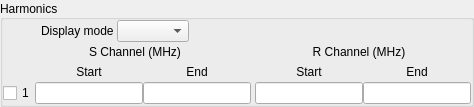
               <widget class="QGroupBox" name="groupBox_settings_harmonics">
                <property name="enabled">
                 <bool>true</bool>
                </property>
                <property name="sizePolicy">
                 <sizepolicy hsizetype="Preferred" vsizetype="Preferred">
                  <horstretch>0</horstretch>
                  <verstretch>0</verstretch>
                 </sizepolicy>
                </property>
                <property name="font">
                 <font>
                  <weight>50</weight>
                  <bold>false</bold>
                 </font>
                </property>
                <property name="title">
                 <string>Harmonics</string>
                </property>
                <property name="alignment">
                 <set>Qt::AlignLeading|Qt::AlignLeft|Qt::AlignVCenter</set>
                </property>
                <property name="flat">
                 <bool>true</bool>
                </property>
                <property name="checkable">
                 <bool>false</bool>
                </property>
                <layout class="QGridLayout" name="gridLayout_5">
                 <property name="leftMargin">
                  <number>0</number>
                 </property>
                 <property name="topMargin">
                  <number>0</number>
                 </property>
                 <property name="rightMargin">
                  <number>0</number>
                 </property>
                 <property name="bottomMargin">
                  <number>0</number>
                 </property>
                 <property name="spacing">
                  <number>0</number>
                 </property>
                 <item row="0" column="0">
                  <layout class="QHBoxLayout" name="horizontalLayout_23">
                   <item>
                    <spacer name="horizontalSpacer_22">
                     <property name="orientation">
                      <enum>Qt::Horizontal</enum>
                     </property>
                     <property name="sizeType">
                      <enum>QSizePolicy::Preferred</enum>
                     </property>
                     <property name="sizeHint" stdset="0">
                      <size>
                       <width>38</width>
                       <height>20</height>
                      </size>
                     </property>
                    </spacer>
                   </item>
                   <item>
                    <widget class="QLabel" name="label_9">
                     <property name="text">
                      <string>Display mode </string>
                     </property>
                     <property name="buddy">
                      <cstring>comboBox_settings_control_dispmode</cstring>
                     </property>
                    </widget>
                   </item>
                   <item>
                    <widget class="QComboBox" name="comboBox_settings_control_dispmode"/>
                   </item>
                   <item>
                    <spacer name="horizontalSpacer_23">
                     <property name="orientation">
                      <enum>Qt::Horizontal</enum>
                     </property>
                     <property name="sizeHint" stdset="0">
                      <size>
                       <width>0</width>
                       <height>20</height>
                      </size>
                     </property>
                    </spacer>
                   </item>
                  </layout>
                 </item>
                 <item row="1" column="0">
                  <layout class="QHBoxLayout" name="horizontalLayout_settings_control_sampref">
                   <property name="spacing">
                    <number>0</number>
                   </property>
                   <item>
                    <spacer name="horizontalSpacer_32">
                     <property name="orientation">
                      <enum>Qt::Horizontal</enum>
                     </property>
                     <property name="sizeType">
                      <enum>QSizePolicy::Fixed</enum>
                     </property>
                     <property name="sizeHint" stdset="0">
                      <size>
                       <width>20</width>
                       <height>20</height>
                      </size>
                     </property>
                    </spacer>
                   </item>
                   <item>
                    <widget class="QLabel" name="label_settings_control_samp">
                     <property name="text">
                      <string>S Channel (MHz)</string>
                     </property>
                     <property name="alignment">
                      <set>Qt::AlignCenter</set>
                     </property>
                    </widget>
                   </item>
                   <item>
                    <widget class="QLabel" name="label_settings_control_ref">
                     <property name="text">
                      <string>R Channel (MHz)</string>
                     </property>
                     <property name="alignment">
                      <set>Qt::AlignCenter</set>
                     </property>
                    </widget>
                   </item>
                  </layout>
                 </item>
                 <item row="3" column="0">
                  <layout class="QGridLayout" name="gridLayout_settings_control_harms">
                   <property name="leftMargin">
                    <number>0</number>
                   </property>
                   <property name="topMargin">
                    <number>0</number>
                   </property>
                   <property name="rightMargin">
                    <number>0</number>
                   </property>
                   <property name="bottomMargin">
                    <number>0</number>
                   </property>
                   <property name="spacing">
                    <number>0</number>
                   </property>
                   <item row="1" column="5">
                    <widget class="QLineEdit" name="lineEdit_endf1_r">
                     <property name="readOnly">
                      <bool>true</bool>
                     </property>
                    </widget>
                   </item>
                   <item row="0" column="1">
                    <widget class="QLabel" name="label_settings_control_label1">
                     <property name="text">
                      <string>Start</string>
                     </property>
                     <property name="alignment">
                      <set>Qt::AlignCenter</set>
                     </property>
                    </widget>
                   </item>
                   <item row="0" column="5">
                    <widget class="QLabel" name="label_settings_control_label2_r">
                     <property name="text">
                      <string>End</string>
                     </property>
                     <property name="alignment">
                      <set>Qt::AlignCenter</set>
                     </property>
                    </widget>
                   </item>
                   <item row="1" column="2">
                    <widget class="QLineEdit" name="lineEdit_endf1">
                     <property name="readOnly">
                      <bool>true</bool>
                     </property>
                    </widget>
                   </item>
                   <item row="1" column="0">
                    <widget class="QCheckBox" name="checkBox_harm1">
                     <property name="sizePolicy">
                      <sizepolicy hsizetype="Preferred" vsizetype="Fixed">
                       <horstretch>0</horstretch>
                       <verstretch>0</verstretch>
                      </sizepolicy>
                     </property>
                     <property name="text">
                      <string>1</string>
                     </property>
                    </widget>
                   </item>
                   <item row="0" column="3">
                    <spacer name="horizontalSpacer_28">
                     <property name="orientation">
                      <enum>Qt::Horizontal</enum>
                     </property>
                     <property name="sizeType">
                      <enum>QSizePolicy::Fixed</enum>
                     </property>
                     <property name="sizeHint" stdset="0">
                      <size>
                       <width>4</width>
                       <height>20</height>
                      </size>
                     </property>
                    </spacer>
                   </item>
                   <item row="0" column="4">
                    <widget class="QLabel" name="label_settings_control_label1_r">
                     <property name="text">
                      <string>Start</string>
                     </property>
                     <property name="alignment">
                      <set>Qt::AlignCenter</set>
                     </property>
                    </widget>
                   </item>
                   <item row="1" column="4">
                    <widget class="QLineEdit" name="lineEdit_startf1_r">
                     <property name="readOnly">
                      <bool>true</bool>
                     </property>
                    </widget>
                   </item>
                   <item row="0" column="2">
                    <widget class="QLabel" name="label_settings_control_label2">
                     <property name="text">
                      <string>End</string>
                     </property>
                     <property name="alignment">
                      <set>Qt::AlignCenter</set>
                     </property>
                    </widget>
                   </item>
                   <item row="1" column="1">
                    <widget class="QLineEdit" name="lineEdit_startf1">
                     <property name="readOnly">
                      <bool>true</bool>
                     </property>
                    </widget>
                   </item>
                  </layout>
                 </item>
                </layout>
               </widget>
